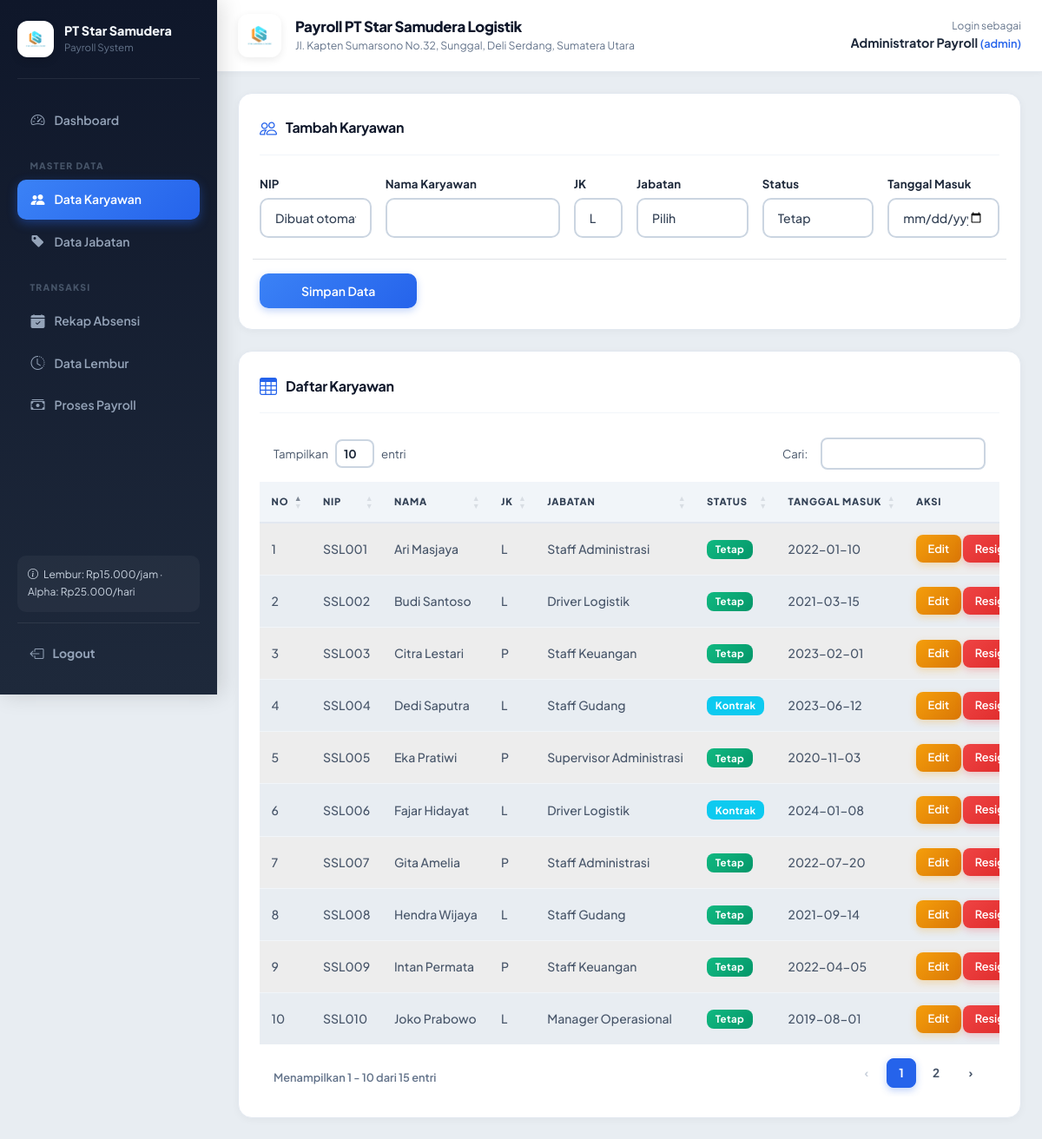
Page /master/karyawan.php (signed in) on the committed database.
### tables this page shows
CREATE TABLE karyawan (
    id_karyawan INT AUTO_INCREMENT PRIMARY KEY,
    nip VARCHAR(20) NOT NULL UNIQUE,
    nama_karyawan VARCHAR(100) NOT NULL,
    jenis_kelamin ENUM('L','P') NOT NULL,
    id_jabatan INT NOT NULL,
    status_karyawan ENUM('Tetap','Kontrak','Resign') NOT NULL,
    tanggal_masuk DATE NOT NULL,
    CONSTRAINT fk_karyawan_jabatan FOREIGN KEY (id_jabatan) REFERENCES jabatan(id_jabatan) ON UPDATE CASCADE ON DELETE RESTRICT
);

CREATE TABLE jabatan (
    id_jabatan INT AUTO_INCREMENT PRIMARY KEY,
    kode_jabatan VARCHAR(20) NOT NULL UNIQUE,
    nama_jabatan VARCHAR(100) NOT NULL,
    gaji_pokok DECIMAL(12,2) NOT NULL,
    status_jabatan ENUM('Aktif','Tidak Aktif') NOT NULL DEFAULT 'Aktif'
);

### helpers/functions.php (called while the page is built, shortened)
<?php
function e($value): string
{
    return htmlspecialchars((string)$value, ENT_QUOTES, 'UTF-8');
}

### master/karyawan.php (the view, shortened to what this page needs)
<?php
require_once __DIR__ . '/../layout/header.php';
$edit = null;
$data = mysqli_query($conn,'SELECT k.*,j.nama_jabatan FROM karyawan k JOIN jabatan j ON j.id_jabatan=k.id_jabatan ORDER BY k.id_karyawan');
?>
<div class="card p-4 mb-4">
<div class="section-header">
  <i class="bi bi-people"></i>
  <h2 class="h5"><?= $edit ? 'Edit Karyawan' : 'Tambah Karyawan' ?></h2>
</div>
<form method="post" class="row g-3">
<div class="col-md-2"><label class="form-label">NIP</label><input class="form-control" value="<?= e($edit['nip']??'Dibuat otomatis') ?>" readonly></div>
<div class="col-md-3"><label class="form-label">Nama Karyawan</label><input name="nama_karyawan" class="form-control" value="<?= e($edit['nama_karyawan']??'') ?>" required></div>
<div class="col-md-1"><label class="form-label">JK</label><select name="jenis_kelamin" class="form-select"><option value="L" <?= ($edit['jenis_kelamin']??'L')==='L'?'selected':'' ?>>L</option><option value="P" <?= ($edit['jenis_kelamin']??'')==='P'?'selected':'' ?>>P</option></select></div>
<div class="col-md-2"><label class="form-label">Jabatan</label><select name="id_jabatan" class="form-select" required><option value="">Pilih</option></select></div>
<div class="col-md-2"><label class="form-label">Status</label><select name="status_karyawan" class="form-select"><option <?= ($edit['status_karyawan']??'Tetap')==='Tetap'?'selected':'' ?>>Tetap</option></select></div>
<div class="col-md-2"><label class="form-label">Tanggal Masuk</label><input type="date" name="tanggal_masuk" class="form-control" value="<?= e($edit['tanggal_masuk']??'') ?>" max="<?= date('Y-m-d') ?>" required></div>
<div class="col-12 mt-4 pt-3 border-top"><button name="simpan" class="btn btn-primary px-5"><?= $edit?'Update Data':'Simpan Data' ?></button> </div>
</form></div>
<div class="card p-4">
<div class="section-header">
  <i class="bi bi-table"></i>
  <h2 class="h5">Daftar Karyawan</h2>
</div>
<div class="table-responsive"><table class="table table-striped dt-table" style="width:100%"><thead><tr><th>No</th><th>NIP</th><th>Nama</th><th>JK</th><th>Jabatan</th><th>Status</th><th>Tanggal Masuk</th><th>Aksi</th></tr></thead><tbody>
<?php $no=1;if($data):while($row=mysqli_fetch_assoc($data)): ?><tr><td><?= $no++ ?></td><td><?= e($row['nip']) ?></td><td><?= e($row['nama_karyawan']) ?></td><td><?= e($row['jenis_kelamin']) ?></td><td><?= e($row['nama_jabatan']) ?></td><td><span class="badge <?= $row['status_karyawan'] === 'Resign' ? 'bg-danger' : ($row['status_karyawan'] === 'Kontrak' ? 'bg-info' : 'bg-success') ?>"><?= e($row['status_karyawan']) ?></span></td><td><?= e($row['tanggal_masuk']) ?></td><td><a class="btn btn-sm btn-warning" href="?edit=<?= $row['id_karyawan'] ?>">Edit</a> <?php if($row['status_karyawan'] !== 'Resign'): ?><form class="d-inline" method="post" onsubmit="return confirm('Apakah Anda yakin karyawan ini telah resign?')"><input type="hidden" name="id_karyawan" value="<?= $row['id_karyawan'] ?>"><button name="resign" class="btn btn-sm btn-danger">Resign</button></form><?php endif; ?></td></tr><?php endwhile;endif; ?>
</tbody></table></div></div>
<?php require_once __DIR__ . '/../layout/footer.php'; ?>

### assets/css/style.css (style rules this page uses)
:root { --primary: #2563eb; --primary-dark: #1d4ed8; --primary-light: #dbeafe; --sidebar-bg-start: #0f172a; --sidebar-bg-end: #1e293b; --sidebar-width: 250px; --bg: #e8edf2; --card-bg: #ffffff; --text-main: #1e293b; --text-muted: #64748b; --border-color: #cbd5e1; --topbar-height: 80px; }
:root { --bs-primary: #2563eb; --bs-primary-rgb: 37,99,235; --bs-success: #10b981; --bs-success-rgb: 16,185,129; --bs-warning: #f59e0b; --bs-warning-rgb: 245,158,11; --bs-danger: #ef4444; --bs-danger-rgb: 239,68,68; --bs-dark: #1e293b; --bs-dark-rgb: 30,41,59; --bs-body-bg: #e8edf2; --bs-body-color: #334155; --bs-font-sans-serif: 'Plus Jakarta Sans', sans-serif; }
*, *::before, *::after { box-sizing: border-box; }
body { background: var(--bg); color: var(--text-main); font-family: var(--bs-font-sans-serif); -webkit-font-smoothing: antialiased; }
h1, h2, h3, h4, h5, h6 { font-weight: 700; letter-spacing: -0.02em; color: #0f172a; }
.card, .form-card, .content-card, .stat-card, .print-card { background: var(--card-bg); border: 1px solid #e2e8f0; border-radius: 16px; box-shadow: 0 2px 10px rgba(0,0,0,0.04); transition: transform 0.25s ease, box-shadow 0.25s ease; overflow: hidden; }
.bg-success { background: linear-gradient(135deg, #10b981 0%, #059669 100%) !important; color: #fff !important; }
.section-header { display: flex; align-items: center; gap: 10px; margin-bottom: 1.25rem; padding-bottom: 1rem; border-bottom: 1px solid #f1f5f9; }
.section-header i { font-size: 1.25rem; color: var(--primary); flex-shrink: 0; }
.section-header h2, .section-header .h5 { margin: 0; font-size: 1rem; font-weight: 700; color: #0f172a; }
.btn { font-weight: 600; font-size: 0.875rem; padding: 0.6rem 1.25rem; border-radius: 10px; border: none; transition: all 0.2s ease; white-space: nowrap; }
.btn-sm { padding: 0.4rem 0.85rem; font-size: 0.8rem; border-radius: 8px; }
.btn-primary { background: linear-gradient(135deg, #3b82f6 0%, #2563eb 100%) !important; color: #fff !important; box-shadow: 0 3px 8px rgba(37,99,235,0.28); }
.btn-warning { background: linear-gradient(135deg, #f59e0b 0%, #d97706 100%) !important; color: #fff !important; box-shadow: 0 3px 8px rgba(245,158,11,0.28); }
.btn-danger { background: linear-gradient(135deg, #ef4444 0%, #dc2626 100%) !important; color: #fff !important; box-shadow: 0 3px 8px rgba(239,68,68,0.28); }
.form-control, .form-select { border-radius: 10px; padding: 0.65rem 1rem; border: 2px solid #cbd5e1; font-weight: 500; font-size: 0.88rem; background: #ffffff; color: #334155; transition: border-color 0.2s, box-shadow 0.2s; height: auto; }
.form-label { font-weight: 700; color: #1e293b; margin-bottom: 0.4rem; font-size: 0.83rem; letter-spacing: 0.01em; }
.table { margin-bottom: 0; width: 100% !important; }
.table thead th { background: #f1f5f9; vertical-align: middle; font-weight: 800; color: #334155; text-transform: uppercase; font-size: 0.7rem; letter-spacing: 0.07em; padding: 0.9rem 0.85rem; border-bottom: 2px solid #e2e8f0; white-space: nowrap; }
.table td { vertical-align: middle; padding: 0.85rem 0.85rem; color: #475569; border-bottom: 1px solid #f1f5f9; font-weight: 500; font-size: 0.875rem; white-space: nowrap; }
.table-responsive { border-radius: 12px; overflow: hidden; }
.table tbody tr:last-child td { border-bottom: none; }
.table-striped tbody tr:nth-of-type(odd) td { background-color: #fafafa; }
.badge { padding: 0.45em 0.85em; font-weight: 700; border-radius: 8px; font-size: 0.72rem; letter-spacing: 0.03em; }

### rows in the picture
karyawan: nip "SSL001", nama_karyawan "Ari Masjaya", jenis_kelamin "L", id_jabatan.nama_jabatan "Staff Administrasi", status_karyawan "Tetap", tanggal_masuk "2022-01-10"
karyawan: nip "SSL002", nama_karyawan "Budi Santoso", jenis_kelamin "L", id_jabatan.nama_jabatan "Driver Logistik", status_karyawan "Tetap", tanggal_masuk "2021-03-15"
karyawan: nip "SSL003", nama_karyawan "Citra Lestari", jenis_kelamin "P", id_jabatan.nama_jabatan "Staff Keuangan", status_karyawan "Tetap", tanggal_masuk "2023-02-01"
karyawan: nip "SSL004", nama_karyawan "Dedi Saputra", jenis_kelamin "L", id_jabatan.nama_jabatan "Staff Gudang", status_karyawan "Kontrak", tanggal_masuk "2023-06-12"
karyawan: nip "SSL005", nama_karyawan "Eka Pratiwi", jenis_kelamin "P", id_jabatan.nama_jabatan "Supervisor Administrasi", status_karyawan "Tetap", tanggal_masuk "2020-11-03"
karyawan: nip "SSL006", nama_karyawan "Fajar Hidayat", jenis_kelamin "L", id_jabatan.nama_jabatan "Driver Logistik", status_karyawan "Kontrak", tanggal_masuk "2024-01-08"
karyawan: nip "SSL007", nama_karyawan "Gita Amelia", jenis_kelamin "P", id_jabatan.nama_jabatan "Staff Administrasi", status_karyawan "Tetap", tanggal_masuk "2022-07-20"
karyawan: nip "SSL008", nama_karyawan "Hendra Wijaya", jenis_kelamin "L", id_jabatan.nama_jabatan "Staff Gudang", status_karyawan "Tetap", tanggal_masuk "2021-09-14"
karyawan: nip "SSL009", nama_karyawan "Intan Permata", jenis_kelamin "P", id_jabatan.nama_jabatan "Staff Keuangan", status_karyawan "Tetap", tanggal_masuk "2022-04-05"
karyawan: nip "SSL010", nama_karyawan "Joko Prabowo", jenis_kelamin "L", id_jabatan.nama_jabatan "Manager Operasional", status_karyawan "Tetap", tanggal_masuk "2019-08-01"

### other values in the picture
$label "Dashboard Data Karyawan Data Jabatan Rekap Absensi Data Lembur Proses Payroll"
$label "MASTER DATA TRANSAKSI"
$_SESSION['nama'] "Administrator Payroll"
$_SESSION['role'] "admin"
